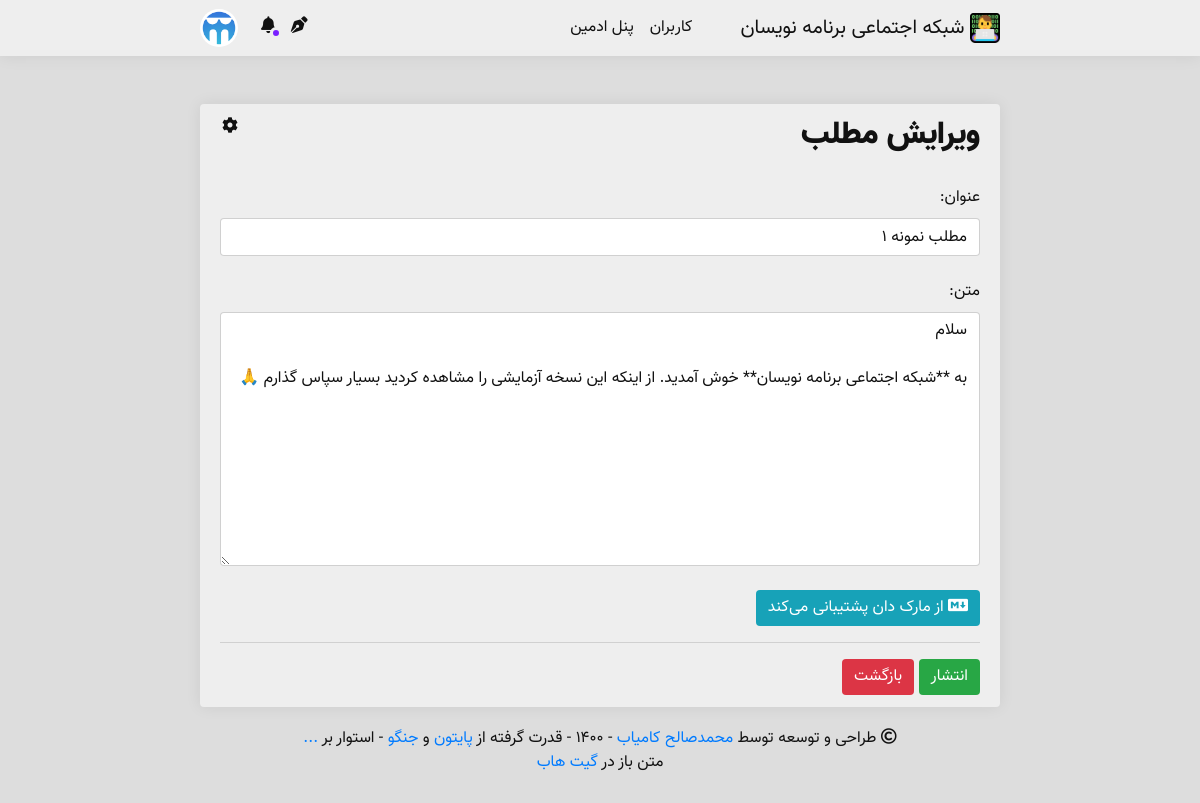
Screenshot of /user/post/1/edit/ (signed in) with the database file from the repository.
### main/models.py (models this page shows, shortened)
class Person(models.Model):
    YEARS = []
    for year in range(1330, 1395):
        YEARS.append((str(year), str(year)),)
    YEARS = tuple(YEARS)
    user = models.OneToOneField(
        User,
        on_delete=models.CASCADE,
        null=True,
        verbose_name='کاربر'
    )
    username = models.CharField(
        max_length=50,
        verbose_name='نام کاربری'
    )
    avatar = models.ImageField(
        upload_to='avatars/',
        blank=True,
        verbose_name='آواتار'
    )
    name = models.CharField(
        max_length=50,
        verbose_name='نام'
    )
    public_email = models.CharField(
        max_length=100,
        null=True,
        blank=True,
        verbose_name='پست الکترونیک'
    )
    mobile = models.CharField(
        max_length=11,
        null=True,
        blank=True,
        verbose_name='شماره تماس'
    )
    description = models.CharField(
        max_length=200,
        null=True,
        blank=True,
        verbose_name='توضیحات'
    )
    year_of_born = models.CharField(
        max_length=4,
        choices=YEARS,
        null=True,
        blank=True,
        verbose_name='سال تولد'
    )
    gender = models.CharField(
        max_length=10,
        null=True,
        blank=True,
        verbose_name='جنسیت'
    )
    join_time = jmodels.jDateTimeField(
        default=timezone.now,
        verbose_name='زمان عضویت'
    )
    work = models.CharField(
        max_length=50,
        null=True,
        blank=True,
        verbose_name='تخصص'
    )
    skills = models.ManyToManyField(
        'Skill',
        blank=True,
        verbose_name='مهارت‌ها'
    )
    rezome = models.TextField(
        default='',
        null=True,
        blank=True,
        verbose_name='رزومه'
    )
    liked_posts = models.ManyToManyField(
        'Post',
        blank=True,
        verbose_name='لایک‌ها'
    )
    viewed_posts = models.ManyToManyField(
        'Post',
        related_name='views_post',
        blank=True,
        verbose_name='مطالب مشاهده شده'
    )
    following = models.ManyToManyField(
        'Person',
        blank=True,
        verbose_name='دنبال شوندگان'
    )
    len_following = models.CharField(
        max_length=10,
        default=0,
        verbose_name='تعداد دنبال شوندگان'
    )
    followers = models.ManyToManyField(
        'Person',
        related_name='folllowers',
        blank=True,
        verbose_name='دنبال کنندگان'
    )
    len_followers = models.CharField(
        max_length=10,
        default=0,
        verbose_name='تعداد دنبال کنندگان'
    )
    github = models.URLField(
        null=True,
        blank=True,
        verbose_name='گیت هاب'
    )
    gitlab = models.URLField(
        null=True,
        blank=True,
        verbose_name='گیت لب'
    )
    stackowerflow = models.URLField(
        null=True,
        blank=True,
        verbose_name='استک اورفلو'
    )
    linkedin = models.URLField(
        null=True,
        blank=True,
        verbose_name='لینکدین'
    )
    dev = models.URLField(
        null=True,
        blank=True,
        verbose_name='جامعه دِو'
    )
    website = models.URLField(
        null=True,
        blank=True,
        verbose_name='وبسایت'
    )
    class Meta:
        verbose_name = 'فرد'
        verbose_name_plural = 'افراد'

class Post(models.Model):
    title = models.CharField(
        max_length=50,
        verbose_name='عنوان'
    )
    body = models.TextField(
        verbose_name='متن'
    )
    cover = models.CharField(
        max_length=1000,
        null=True,
        blank=True,
        verbose_name='کاور'
    )
    category = models.CharField(
        max_length=50,
        null=True,
        verbose_name='دسته بندی'
    )
    short_description = models.TextField(
        max_length=156,
        null=True,
        blank=True,
        verbose_name='توضیح کوتاه'
    )
    author = models.ForeignKey(
        'Person',
        on_delete=models.SET_NULL,
        null=True,
        verbose_name='نویسنده'
    )
    publish_time = jmodels.jDateTimeField(
        default=timezone.now,
        verbose_name='زمان انتشار'
    )
    comments = models.CharField(
        max_length=10,
        default='0',
        verbose_name='تعداد نظر'
    )
    likes = models.CharField(
        max_length=10,
        default='0',
        verbose_name='تعداد لایک'
    )
    views = models.CharField(
        max_length=10,
        default='0',
        verbose_name='تعداد بازدید'
    )
    class Meta:
        verbose_name = 'مطلب'
        verbose_name_plural = 'مطالب'

### posts/views.py (the view)
# urls.py: path('post/<int:post_id>/edit/', views.edit_post, name = 'edit_post'),
@login_required
def edit_post(request, post_id):
    authenticated_user = get_authenticated_user(request)
    post = Post.objects.get(id = post_id) # Get the Post
    if post.author.username == authenticated_user.username:
        if request.method == 'POST':
            form = PostForm(request.POST) # Get form
            if form.is_valid():
                title = form.cleaned_data['title'] # Read title
                body = form.cleaned_data['body'] # Read body
                cover = form.cleaned_data['cover'] # Read cover
                short_description = form.cleaned_data['short_description'] # Read short description
                category = form.cleaned_data['category'] # Read category
                post.title = title
                post.body = body
                post.cover = cover
                post.short_description = short_description
                post.category = category
                post.save() # Save it
                return HttpResponseRedirect('/user/' + post.author.username + '/post/' + str(post.id))
        else:
            form = PostForm(initial={
                'title': post.title,
                'body': post.body,
                'cover': post.cover,
                'short_description': post.short_description,
                'category': post.category,
            })
        context = {
            'authenticated_user': authenticated_user,
            'new_notifications': get_new_notifications(authenticated_user),
            'form': form,
            'post': post,
        }
        return render(request, 'post/edit.html', context)
    context = {
        'authenticated_user': authenticated_user,
        'new_notifications': get_new_notifications(authenticated_user),
    }
    return render(request, 'pages/forbidden.html', context)

### posts/forms.py
class PostForm(forms.Form):
    CATEGORIES = {
        ('آموزش', 'آموزش'),
        ('مقاله', 'مقاله'),
        ('خبر', 'خبر'),
        ('پروژه', 'پروژه'),
        ('داستان', 'داستان'),
        ('غیره', 'غیره'),
    }
    title = forms.CharField(max_length = 50, widget = forms.TextInput(attrs = {'class': 'form-control'}))
    body = forms.CharField(widget = forms.Textarea(attrs = {'class': 'form-control'}))
    cover = forms.URLField(required = False, empty_value = None, widget = forms.URLInput(attrs = {'class': 'form-control', 'placeholder': 'http://', 'dir': 'ltr'}))
    short_description = forms.CharField(required = False, empty_value = None, max_length = 156, widget = forms.Textarea(attrs = {'class': 'form-control', 'aria-describedby': 'desc_help', 'rows': '2'}))
    category = forms.CharField(widget = forms.Select(choices = CATEGORIES, attrs = {'class': 'form-control'}))

### main/functions.py (called while the page is built)
def get_authenticated_user(request):
    if request.user.is_authenticated:
        return Person.objects.get(username=request.user.username)
    return None

def get_new_notifications(authenticated_user):
    if authenticated_user is not None:
        return len(
            Notification.objects.filter(
                givver=authenticated_user,
                done=False
            )
        )
    return 0

### media/template/post/edit.html (shortened to what this page needs)
{% extends 'main.html' %}
{% load static %}
{% block body %}
    <div class="body  border-gray">
        <div class="dropdown" style="float: left;">
            <a class="text-muted" type="button" onclick="openModal('setting')">
                <p class="options"><i class="fas fa-cog"></i></p>
            </a>
        </div>
        <h2>ویرایش مطلب</h2><br/>
        <form method="post">
            <label>عنوان:</label>
            {{ form.title }}
            <br/>
            <label>متن:</label><br/>
            {{ form.body }}
            <br/>
            <button type="button" class="btn btn-info border-gray" onclick="openModal('help')">
                <i class="fab fa-markdown"></i> از مارک دان پشتیبانی می‌کند
            </button>
            <br/><hr/>
                <button type="button" class="btn btn-success  border-gray" onclick="openModal('publish')">
                    انتشار
                </button>
                <a href="{% url 'person:profile_detail' user.username %}"><button type="button" class="btn btn-danger  border-gray">بازگشت</button></a>
        </form>
    </div>
{% endblock %}

### media/template/partials/navigation.html (shortened to what this page needs)
{% load static %}
<nav class="navbar navbar-expand-lg navbar-light  border-gray">
    <div class="wrp">
    <a class="navbar-brand" href="{% url 'index' %}">
        <img src="{% static 'img/programmers-social_logo.svg' %}" width="30" height="30" class="programmers-social_logo d-inline-block align-top" alt="شبکه اجتماعی برنامه نویسان" loading="lazy">
        شبکه اجتماعی برنامه نویسان
    </a>
    <div class="collapse navbar-collapse" id="navbarText">
        <ul class="navbar-nav mr-auto">
            <li class="nav-item">
                <a class="nav-link" href="{% url 'person:all_persons' 1 %}">کاربران</a>
            </li>
            {% if perms.admin %}
                <li class="nav-item">
                    <a class="nav-link" href="/admin/">پنل ادمین</a>
                </li>
            {% endif %}
        </ul>
    </div>
    <form class="form-inline">
        {% if user.is_authenticated %}
        <div class="tooltip" style="margin-left: 15px;">
            <a class="notification my-2" href="{% url 'person:post:new_post' %}"><i class="fas fa-pen-nib"></i></a>
        </div>
            <a href="{% url 'person:profile_detail' user.username %}">
                {% if new_notifications != 0 %}
                    <div class="tooltip" style="margin-left: 15px;">
                        <a class="notification" href="{% url 'person:new_notifications' %}">
                            <span><i class="fas fa-bell"></i>
                            <span class="badge badge-light badge-notif animated infinite flash" id="hover-category"> </span>
                        </a>
                    </div>
                {% else %}
                    <div class="tooltip" style="margin-left: 15px;">
                        <a class="notification" href="{% url 'person:all_notifications' 1 %}"><i class="fas fa-bell"></i></a>
                        <span class="tooltiptext">خبری نیست</span>
                    </div>
                {% endif %}
            </a>
            <div class="dropdown">
                <a>
                    {% if authenticated_user.avatar.url != None %}
                        <img class="avatar mr-sm-2" type="button" src="{{ authenticated_user.avatar.url }}" width="38px" height="38px">
                    {% else %}
                        <img class="avatar mr-sm-2" type="button" src="/cloud/avatars/default_avatar.png/" width="38px" height="38px">
                    {% endif %}
                </a>
            </div>
        {% endif %}
    </form></div>
</nav>

### media/static/css/style.css (style rules this page uses)
:root { --primary: #791FFF; --primary-hover: #5115aa; --primary-shadow: #791FFF50; --dark: #111; --body-background: #ddd; --light: #eee; --light-hover: #fff; --border-color: rgba(0, 0, 0, 0.125); }
body { font-family: Vazir FD; text-align: right; background: var(--body-background); color: var(--dark) }
h1, h2, h3, h4, h5, h6 { font-family: Vazir Black FD; }
.wrp { margin: auto; width: 800px; display: inherit; }
.body { border-radius: .25rem; padding: .75rem 1.25rem; background-color: var(--light); box-shadow: 0 0 1rem 0 rgba(0, 0, 0, .075); width: 100%; margin-bottom: 10px; overflow-wrap: break-word; }
a, p, img, h1, h2, h3, h4, h5, h6 { transition: .3s; color: var(--dark); text-decoration: none !important; }
a { color: #007bff; }
label { color: var(--dark); }
hr { border-top: 1px solid var(--border-color); }
.form-control { color: var(--dark); background-color: var(--light-hover); border: 1px solid var(--border-color); }
.avatar { max-width: unset !important; border-radius: 100% !important; margin-top: 0 !important; margin-bottom: 0 !important; }
.options { margin-bottom: 0; padding-left: 2px; padding-right: 5px; }
.navbar-brand { margin-right: 0; }
.mr-auto, .mx-auto { margin-left: auto !important; margin-right: 0 !important; }
.navbar { position: sticky; top: 0; z-index: 999; border-bottom: 1px solid rgba(0, 0, 0, .125); background-color: var(--light); color: var(--dark); box-shadow: 0 0 1rem 0 rgba(0, 0, 0, .075); }
.navbar-light .navbar-brand { color: var(--dark); }
.navbar-light .navbar-nav .nav-link { color: var(--dark); }
.notification { color: var(--dark); font-size: larger; }
.badge-light { background: var(--light-hover); color: var(--dark); float: left; font-size: 1em; font-weight: lighter; }
.badge-notif { position: absolute; bottom: 2px; right: -6px; padding: 3px; border-radius: 50%; width: auto; height: auto; background: var(--primary); border: 3px solid var(--light); }
.border-gray { border-color: var(--border-color); border-width: 0; }
@media (min-width: 924px) { .navbar-expand-lg .navbar-collapse { display: -ms-flexbox !important; display: flex !important; -ms-flex-preferred-size: auto; flex-basis: auto; } }
@media (min-width: 924px) { .navbar-expand-lg .navbar-nav { -ms-flex-direction: row; flex-direction: row; } }
@media (min-width: 924px) { .navbar-expand-lg .navbar-nav .nav-link { padding-right: .5rem; padding-left: .5rem; } }
.mr-sm-2, .mx-sm-2 { margin-right: .5rem!important; }
.dropdown { position: relative; float: left; direction: ltr; }
.tooltip { position: relative; display: inline-block; opacity: 1; z-index: 1; }
html { scroll-behavior: smooth; }

### rows the page displays
Person: avatar (picture)
Post: title "مطلب نمونه 1", body "سلام به **شبکه اجتماعی برنامه نویسان** خوش آمدید. از اینکه این نسخه آزمایشی را مشاهده کردید بسیار سپاس گذارم 🙏"
